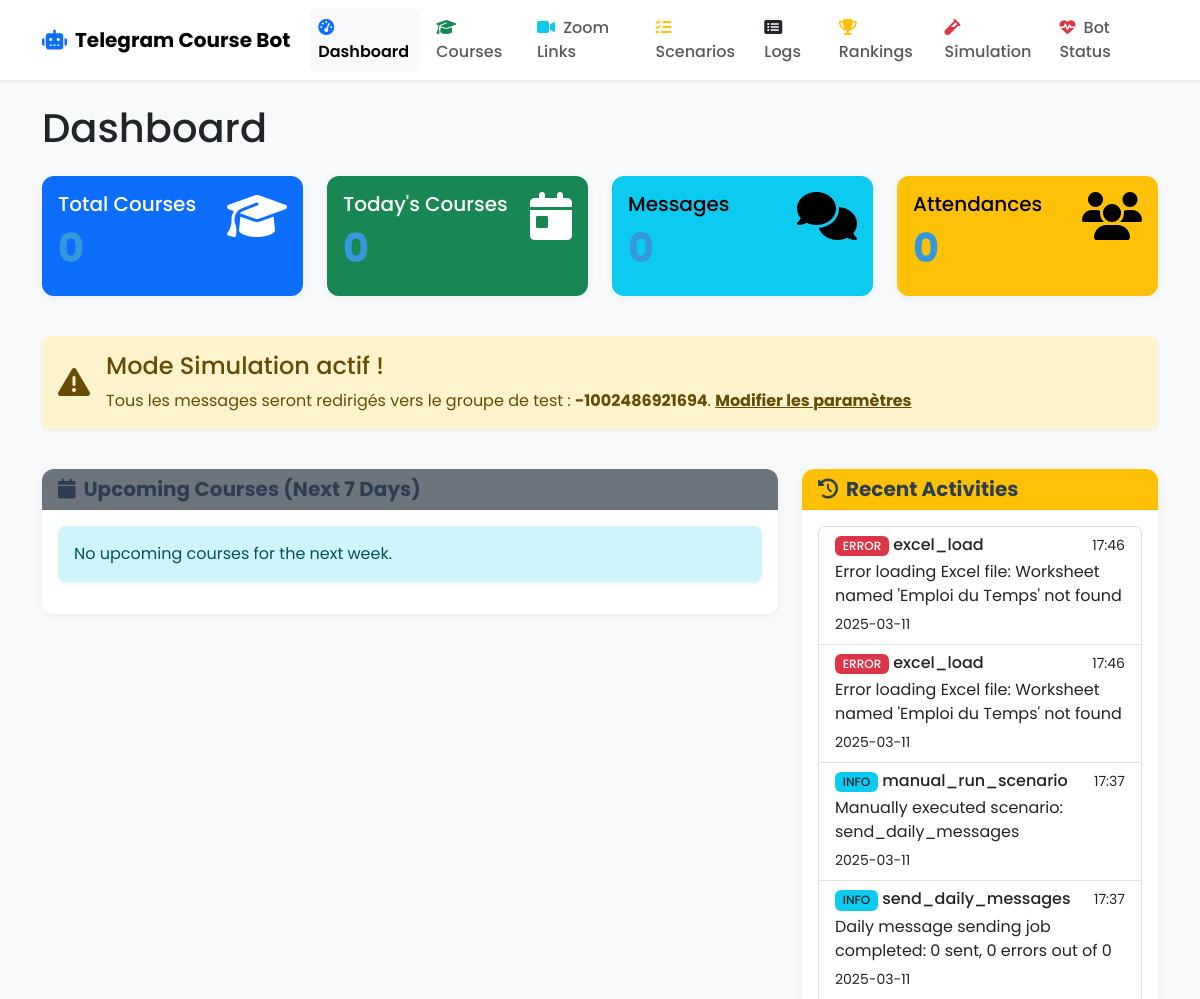
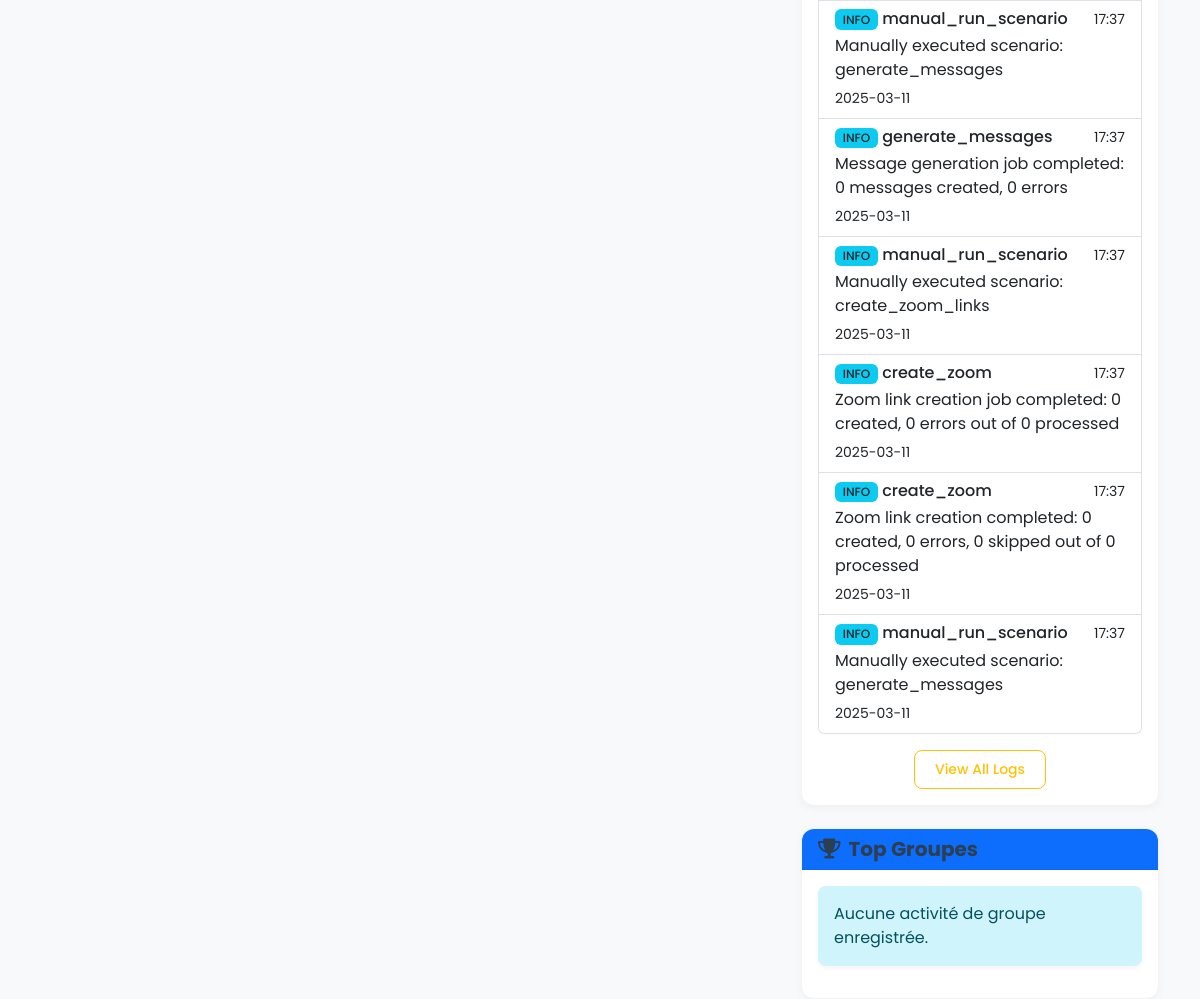
/admin (upper part), run on an earlier commit of the app's database (2 pictures, top to bottom).
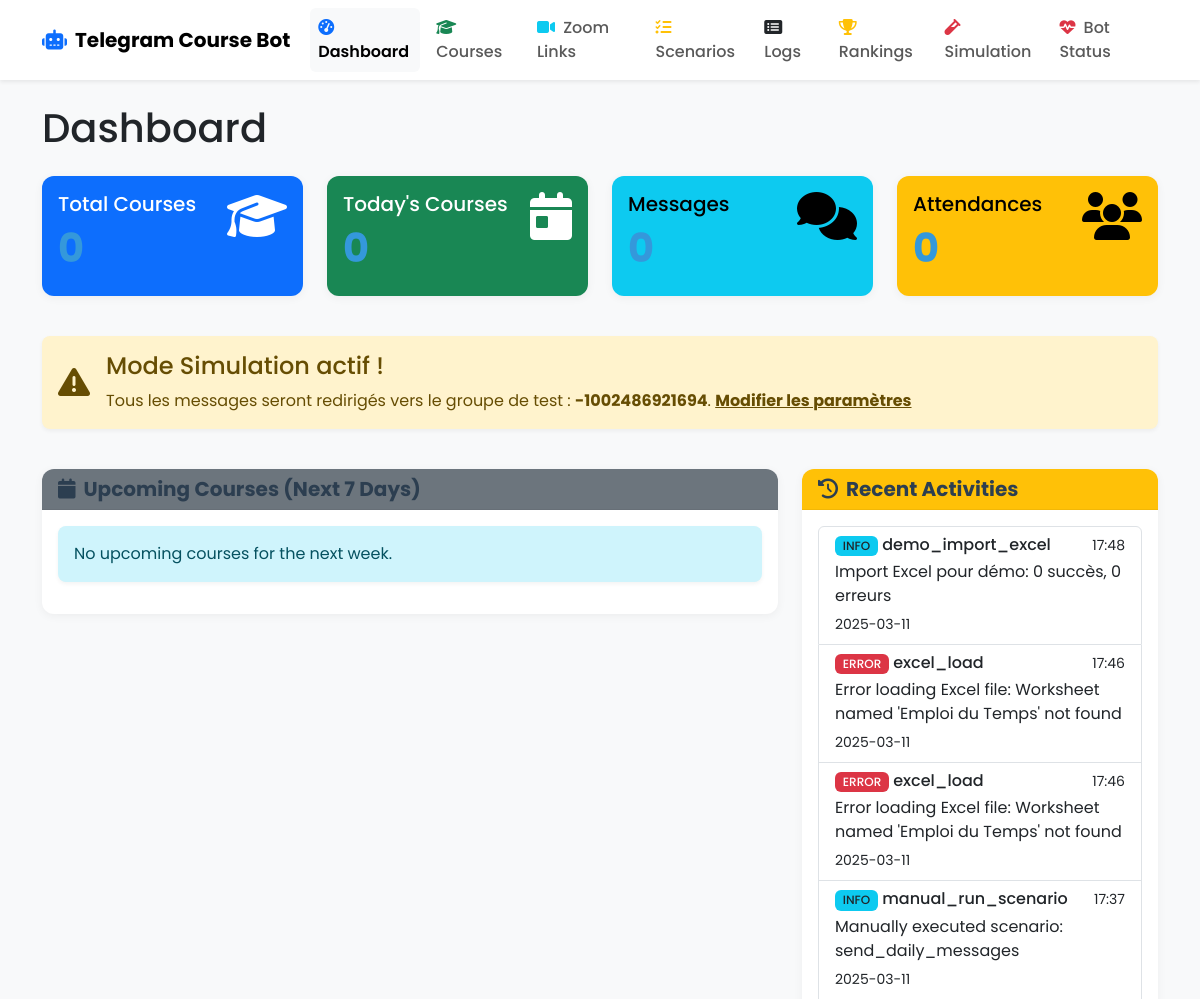
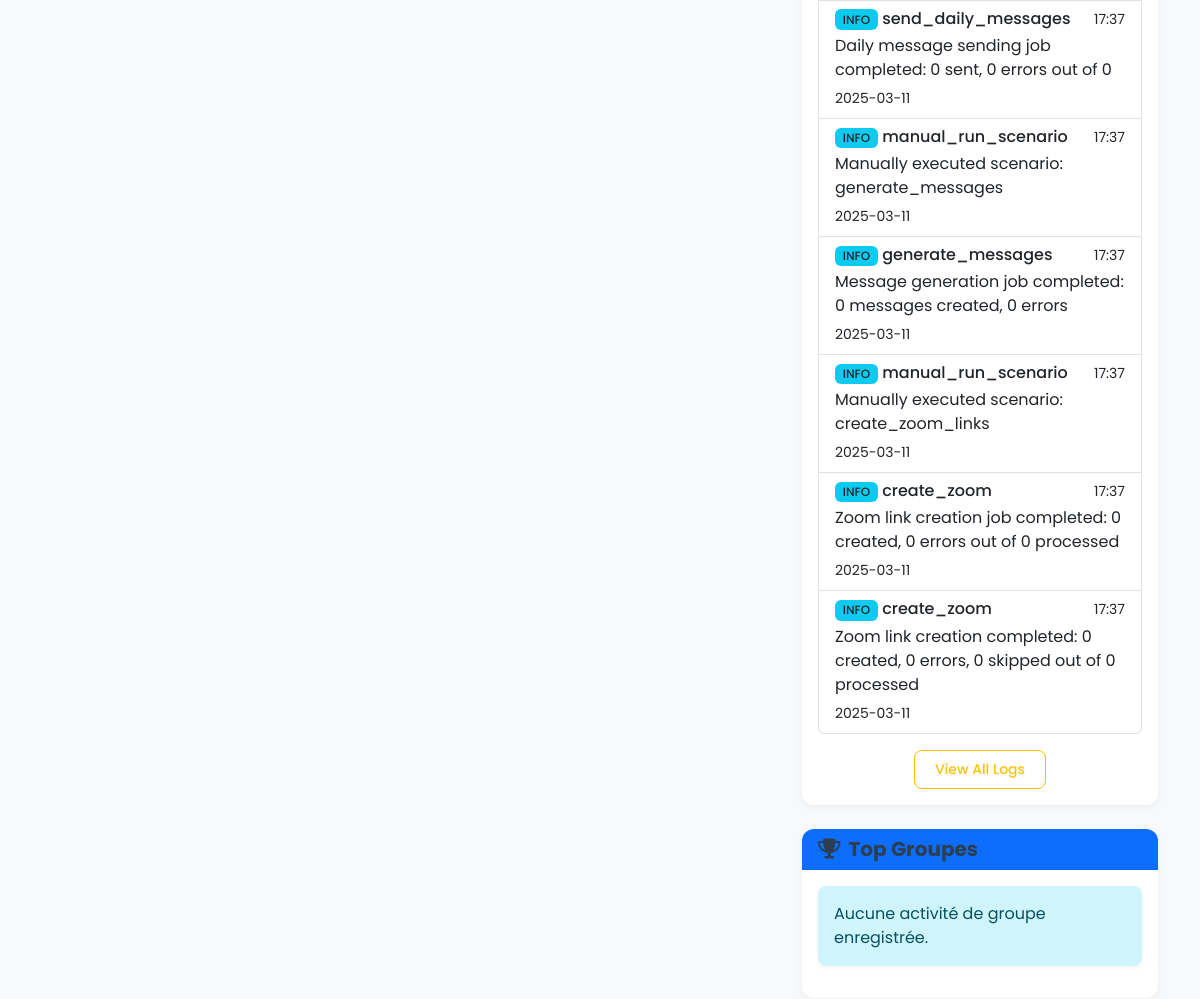
And on a later commit of the database (2 pictures, top to bottom).
### models.py (models this page shows, shortened)
class AppSettings(db.Model):
    id = db.Column(db.Integer, primary_key=True)
    simulation_mode = db.Column(db.Boolean, default=False)
    test_group_id = db.Column(db.String(100), nullable=True)
    updated_at = db.Column(db.DateTime, default=datetime.utcnow, onupdate=datetime.utcnow)

class Log(db.Model):
    id = db.Column(db.Integer, primary_key=True)
    level = db.Column(db.String(20), nullable=False)  # INFO, WARNING, ERROR
    scenario = db.Column(db.String(100), nullable=True)  # Which scenario the log is related to
    message = db.Column(db.Text, nullable=False)
    timestamp = db.Column(db.DateTime, default=datetime.utcnow)

### routes.py (the view)
    @app.route('/')
    @app.route('/admin')
    def dashboard():
        course_count = Course.query.count()
        today = datetime.now().date()
        today_courses = Course.query.filter_by(schedule_date=today).count()
        next_week = today + timedelta(days=7)
        upcoming_courses = Course.query.filter(
            Course.schedule_date >= today,
            Course.schedule_date < next_week
        ).order_by(Course.schedule_date, Course.start_time).all()
        recent_logs = Log.query.order_by(Log.timestamp.desc()).limit(10).all()
        bot = init_telegram_bot()
        simulation_mode = bot.is_simulation_mode()
        test_group_id = bot.get_test_group_id()
        message_count = TelegramMessage.query.count()
        attendance_count = ZoomAttendance.query.count()
        top_groups = db.session.query(
            UserRanking.telegram_group_id,
            db.func.sum(UserRanking.total_points).label('total_points')
        ).group_by(UserRanking.telegram_group_id) \
         .order_by(db.func.sum(UserRanking.total_points).desc()) \
         .limit(5).all()
        return render_template(
            'dashboard.html',
            course_count=course_count,
            today_courses=today_courses,
            upcoming_courses=upcoming_courses,
            recent_logs=recent_logs,
            simulation_mode=simulation_mode,
            test_group_id=test_group_id,
            message_count=message_count,
            attendance_count=attendance_count,
            top_groups=top_groups
        )

### telegram_bot.py (called while the page is built)
def init_telegram_bot():
    global telegram_bot
    if telegram_bot is None:
        with app.app_context():
            telegram_bot = TelegramBot()
    return telegram_bot

    def is_simulation_mode(self):
        settings = AppSettings.query.first()
        return settings.simulation_mode if settings else False

    def get_test_group_id(self):
        settings = AppSettings.query.first()
        return settings.test_group_id if settings else None

### templates/dashboard.html (shortened to what this page needs)
{% extends 'layout.html' %}
{% block content %}
<div class="row">
    <div class="col-12">
        <h1 class="mb-4">Dashboard</h1>
    </div>
</div>
<div class="row mb-4">
    <div class="col-md-3">
        <div class="card text-bg-primary mb-3">
            <div class="card-body">
                <div class="d-flex justify-content-between align-items-start">
                    <div>
                        <h5 class="card-title">Total Courses</h5>
                        <h2 class="display-4">{{ course_count }}</h2>
                    </div>
                    <i class="fas fa-graduation-cap fa-3x"></i>
                </div>
            </div>
        </div>
    </div>
    <div class="col-md-3">
        <div class="card text-bg-success mb-3">
            <div class="card-body">
                <div class="d-flex justify-content-between align-items-start">
                    <div>
                        <h5 class="card-title">Today's Courses</h5>
                        <h2 class="display-4">{{ today_courses }}</h2>
                    </div>
                    <i class="fas fa-calendar-day fa-3x"></i>
                </div>
            </div>
        </div>
    </div>
    <div class="col-md-3">
        <div class="card text-bg-info mb-3">
            <div class="card-body">
                <div class="d-flex justify-content-between align-items-start">
                    <div>
                        <h5 class="card-title">Messages</h5>
                        <h2 class="display-4">{{ message_count }}</h2>
                    </div>
                    <i class="fas fa-comments fa-3x"></i>
                </div>
            </div>
        </div>
    </div>
    <div class="col-md-3">
        <div class="card text-bg-warning mb-3">
            <div class="card-body">
                <div class="d-flex justify-content-between align-items-start">
                    <div>
                        <h5 class="card-title">Attendances</h5>
                        <h2 class="display-4">{{ attendance_count }}</h2>
                    </div>
                    <i class="fas fa-users fa-3x"></i>
                </div>
            </div>
        </div>
    </div>
</div>
{% if simulation_mode %}
<div class="row mb-4">
    <div class="col-12">
        <div class="alert alert-warning d-flex align-items-center" role="alert">
            <i class="fas fa-exclamation-triangle fa-2x me-3"></i>
            <div>
                <h4 class="alert-heading">Mode Simulation actif !</h4>
                <p class="mb-0">
                    Tous les messages seront redirigés vers le groupe de test :
                    <strong>{{ test_group_id }}</strong>.
                    <a href="{{ url_for('simulation') }}" class="alert-link">Modifier les paramètres</a>
                </p>
            </div>
        </div>
    </div>
</div>
{% endif %}
<div class="row">
    <div class="col-lg-8">
        <div class="card mb-4">
            <div class="card-header bg-secondary text-white">
                <h5 class="mb-0"><i class="fas fa-calendar me-2"></i>Upcoming Courses (Next 7 Days)</h5>
            </div>
            <div class="card-body">
                {% if upcoming_courses %}
                    <div class="table-responsive">
                        <table class="table table-striped">
                            <thead>
                                <tr>
                                    <th>Date</th>
                                    <th>Time</th>
                                    <th>Course</th>
                                    <th>Teacher</th>
                                    <th>Zoom</th>
                                </tr>
                            </thead>
                            <tbody>
                                {% for course in upcoming_courses %}
                                <tr>
                                    <td>{{ course.schedule_date.strftime('%a, %d %b') }}</td>
                                    <td>{{ course.start_time.strftime('%H:%M') }} - {{ course.end_time.strftime('%H:%M') }}</td>
                                    <td>{{ course.course_name }}</td>
                                    <td>{{ course.teacher_name }}</td>
                                    <td>
                                        {% if course.zoom_link %}
                                            <a href="{{ course.zoom_link }}" target="_blank" class="btn btn-sm btn-primary">
                                                <i class="fas fa-video me-1"></i> Link
                                            </a>
                                        {% else %}
                                            <span class="badge bg-warning text-dark">Missing</span>
                                        {% endif %}
                                    </td>
                                </tr>
                                {% endfor %}
                            </tbody>
                        </table>
                    </div>
                {% else %}
                    <div class="alert alert-info">No upcoming courses for the next week.</div>
                {% endif %}
            </div>
        </div>
    </div>
    <div class="col-lg-4">
        <div class="card mb-4">
            <div class="card-header bg-warning text-dark">
                <h5 class="mb-0"><i class="fas fa-history me-2"></i>Recent Activities</h5>
            </div>
            <div class="card-body">
                {% if recent_logs %}
                    <div class="list-group">
                        {% for log in recent_logs %}
                        <div class="list-group-item list-group-item-action flex-column align-items-start">
                            <div class="d-flex w-100 justify-content-between">
                                <h6 class="mb-1">
                                    {% if log.level == 'INFO' %}
                                        <span class="badge bg-info text-dark">INFO</span>
                                    {% elif log.level == 'WARNING' %}
                                        <span class="badge bg-warning text-dark">WARNING</span>
                                    {% elif log.level == 'ERROR' %}
                                        <span class="badge bg-danger">ERROR</span>
                                    {% endif %}
                                    {{ log.scenario or 'System' }}
                                </h6>
                                <small>{{ log.timestamp.strftime('%H:%M') }}</small>
                            </div>
                            <p class="mb-1">{{ log.message }}</p>
                            <small>{{ log.timestamp.strftime('%Y-%m-%d') }}</small>
                        </div>
                        {% endfor %}
                    </div>
                {% else %}
                    <div class="alert alert-info">No recent activities.</div>
                {% endif %}
                <div class="mt-3 text-center">
                    <a href="{{ url_for('logs') }}" class="btn btn-sm btn-outline-warning">View All Logs</a>
                </div>
            </div>
        </div>
        <div class="card mb-4">
            <div class="card-header bg-primary text-white">
                <h5 class="mb-0"><i class="fas fa-trophy me-2"></i>Top Groupes</h5>
            </div>
            <div class="card-body">
                {% if top_groups %}
                    <div class="list-group">
                        {% for group in top_groups %}
                        <div class="list-group-item d-flex justify-content-between align-items-center">
                            <span>
                                <i class="fas fa-users me-2"></i>{{ group.telegram_group_id }}
                            </span>
                            <span class="badge bg-primary rounded-pill">{{ group.total_points }} pts</span>
                        </div>
                        {% endfor %}
                    </div>
                    <div class="mt-3 text-center">
                        <a href="{{ url_for('rankings') }}" class="btn btn-sm btn-outline-primary">Voir tous les classements</a>
                    </div>
                {% else %}
                    <div class="alert alert-info">Aucune activité de groupe enregistrée.</div>
                {% endif %}
            </div>
        </div>
    </div>
</div>
{% endblock %}

### templates/layout.html (shortened to what this page needs)
<!DOCTYPE html>
<html lang="en" data-bs-theme="light">
<head>
    <link href="https://cdn.jsdelivr.net/npm/bootstrap@5.3.0/dist/css/bootstrap.min.css" rel="stylesheet">
    <link rel="stylesheet" href="https://cdnjs.cloudflare.com/ajax/libs/font-awesome/6.4.0/css/all.min.css">
    <link rel="stylesheet" href="{{ url_for('static', filename='css/custom.css') }}">
</head>
<body>
    <nav class="navbar navbar-expand-lg navbar-light bg-white shadow-sm sticky-top">
        <div class="container">
            <a class="navbar-brand fw-bold" href="{{ url_for('dashboard') }}">
                <i class="fas fa-robot text-primary me-2"></i>Telegram Course Bot
            </a>
            <div class="collapse navbar-collapse" id="navbarNav">
                <ul class="navbar-nav ms-auto">
                    <li class="nav-item mx-1">
                        <a class="nav-link rounded {% if request.path == '/' or request.path == '/admin' %}active bg-light{% endif %}"
                           href="{{ url_for('dashboard') }}">
                            <i class="fas fa-tachometer-alt me-1 text-primary"></i> Dashboard
                        </a>
                    </li>
                    <li class="nav-item mx-1">
                        <a class="nav-link rounded {% if request.path == '/courses' %}active bg-light{% endif %}"
                           href="{{ url_for('courses') }}">
                            <i class="fas fa-graduation-cap me-1 text-success"></i> Courses
                        </a>
                    </li>
                    <li class="nav-item mx-1">
                        <a class="nav-link rounded {% if request.path == '/zoom-links' %}active bg-light{% endif %}"
                           href="{{ url_for('zoom_links') }}">
                            <i class="fas fa-video me-1 text-info"></i> Zoom Links
                        </a>
                    </li>
                    <li class="nav-item mx-1">
                        <a class="nav-link rounded {% if request.path == '/scenarios' %}active bg-light{% endif %}"
                           href="{{ url_for('scenarios') }}">
                            <i class="fas fa-tasks me-1 text-warning"></i> Scenarios
                        </a>
                    </li>
                    <li class="nav-item mx-1">
                        <a class="nav-link rounded {% if request.path == '/logs' %}active bg-light{% endif %}"
                           href="{{ url_for('logs') }}">
                            <i class="fas fa-list-alt me-1 text-dark"></i> Logs
                        </a>
                    </li>
                    <li class="nav-item mx-1">
                        <a class="nav-link rounded {% if request.path == '/rankings' %}active bg-light{% endif %}"
                           href="{{ url_for('rankings') }}">
                            <i class="fas fa-trophy me-1 text-warning"></i> Rankings
                        </a>
                    </li>
                    <li class="nav-item mx-1">
                        <a class="nav-link rounded {% if request.path == '/simulation' %}active bg-light{% endif %}"
                           href="{{ url_for('simulation') }}">
                            <i class="fas fa-vial me-1 text-danger"></i> Simulation
                        </a>
                    </li>
                    <li class="nav-item mx-1">
                        <a class="nav-link rounded {% if request.path == '/bot-status' %}active bg-light{% endif %}"
                           href="{{ url_for('bot_status') }}">
                            <i class="fas fa-heartbeat me-1 text-danger"></i> Bot Status
                        </a>
                    </li>
                </ul>
            </div>
        </div>
    </nav>
    <div class="container mt-4 mb-5">
        {% block content %}{% endblock %}
    </div>
</body>
</html>

### static/css/custom.css (style rules this page uses)
body { min-height: 100vh; display: flex; flex-direction: column; font-family: 'Poppins', sans-serif; background-color: #f8f9fa; color: #212529; }
.card { border-radius: 0.75rem; box-shadow: 0 2px 10px rgba(0, 0, 0, 0.05); margin-bottom: 1.5rem; border: none; background-color: #ffffff; transition: transform 0.2s, box-shadow 0.2s; }
.card-header { background-color: rgba(0, 0, 0, 0.01); border-bottom: 1px solid rgba(0, 0, 0, 0.05); border-top-left-radius: 0.75rem !important; border-top-right-radius: 0.75rem !important; font-weight: 600; }
.card-header h5, .card-header .h5 { font-weight: 700; color: #2c3e50; margin: 0; }
.card .display-4 { font-weight: 700; font-size: 2.5rem; color: #3498db; }
.btn { border-radius: 0.5rem; padding: 0.5rem 1.25rem; font-weight: 500; transition: all 0.2s; }
.badge { font-weight: 500; padding: 0.35em 0.65em; border-radius: 0.375rem; }
.navbar { box-shadow: 0 0.125rem 0.25rem rgba(0, 0, 0, 0.075); }
.navbar .nav-link { font-weight: 500; padding: 0.5rem 1rem; transition: all 0.2s; }
.navbar .nav-link.active { font-weight: 600; }
.alert { border-radius: 0.5rem; border: none; box-shadow: 0 0.125rem 0.25rem rgba(0, 0, 0, 0.05); }

What changed in the data, as far as the page shows it:
no longer on this page (row unchanged): Log: level "INFO", scenario "manual_run_scenario", timestamp "17:37", message "Manually executed scenario: generate_messages", timestamp "2025-03-11"
added Log: level "INFO", scenario "demo_import_excel", timestamp "17:48", message "Import Excel pour démo: 0 succès, 0 erreurs", timestamp "2025-03-11"
